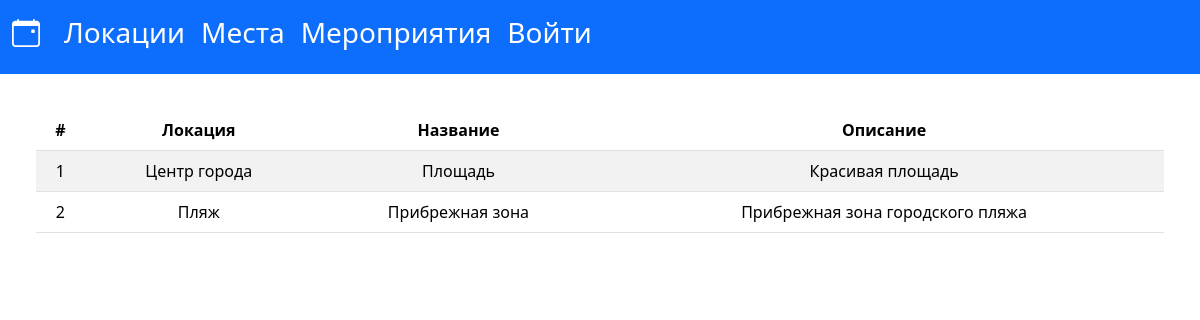
Screenshot of /places with the database file from the repository.
### main/models.py (models this page shows, shortened)
class Place(models.Model):
    location = models.ForeignKey(Location, on_delete=models.CASCADE)
    name = models.CharField(max_length=100)
    description = models.TextField(blank=True)

class Location(models.Model):
    name = models.CharField(max_length=100)

### main/views.py (the view)
# urls.py: path('places', views.places, name='places'),
def places(request):
    places = Place.objects.all()
    context = {
        'places': places
    }
    return render(request, 'main/places.html', context)

### main/templates/main/places.html (shortened to what this page needs)
{% extends 'main/layout.html' %}
{% block content %}
<div style="text-align: center; margin: 3%;">
    <table class="table table-striped">
        <thead>
        <tr>
            <th scope="col">#</th>
            <th scope="col">Локация</th>
            <th scope="col">Название</th>
            <th scope="col">Описание</th>
        </tr>
        </thead>
        <tbody>
            {% for place in places %}
                <tr>
                    <td>{{ place.id }}</td>
                    <td>{{ place.location.name }}</td>
                    <td>{{ place.name }}</td>
                    <td>{{ place.description }}</td>
                </tr>
            {% endfor %}
        </tbody>
    </table>
</div>
{% endblock %}

### rows the page displays
Place: id "1", location.name "Центр города", name "Площадь", description "Красивая площадь"
Place: id "2", location.name "Пляж", name "Прибрежная зона", description "Прибрежная зона городского пляжа"
